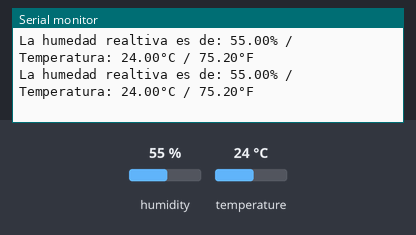
The sketch below on a simulated Arduino Uno, built with avr-gcc and run on an emulated ATmega328P. Parts: the last lines printed to the serial monitor. Inputs (shaded band) come from the test bench; at power-on: humidity 55 %, temperature 24 °C.

Above: at 2.8 s.
2.9 s: humidity set to 22 %
At 5.4 s:
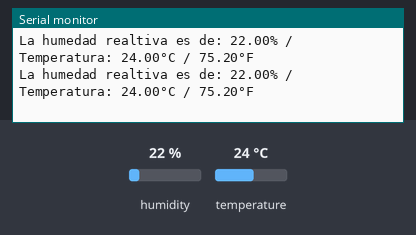
5.6 s: temperature set to 12 °C
At 6.9 s:
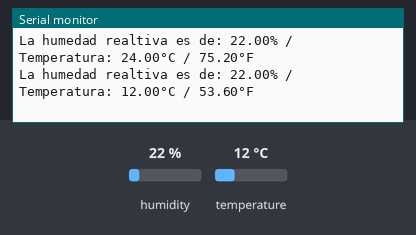
8.3 s: humidity set to 40 %
At 8.3 s:
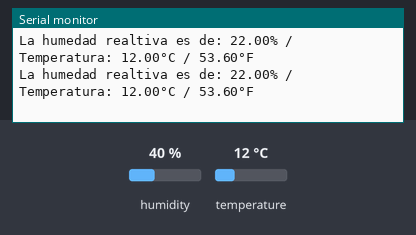
Timing chart, 0 to 11.3 s (numbered marks = the images above; inputs shaded):
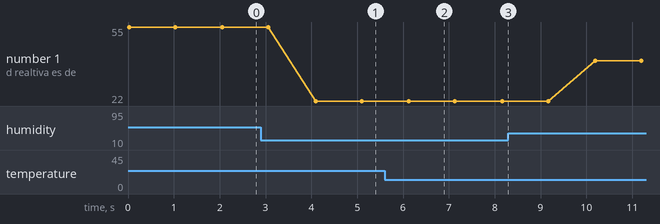

The sketch:

sketch_mar19a_Arduino.ino
```cpp
#include <DHT.h>
#include <DHT_U.h>
#define Type DHT11

int dt = 1000;
int pintemp = 2;
DHT HT(pintemp, Type);

float valhum;
float valtempC;
float valtempF;

void setup() {
  // put your setup code here, to run once:
  Serial.begin(9600);
  HT.begin();
}

void loop() {
  // put your main code here, to run repeatedly:
  valhum = HT.readHumidity();
  valtempC = HT.readTemperature();
  valtempF = HT.readTemperature(true);
  Serial.print("La humedad realtiva es de: ");
  Serial.print(valhum);
  Serial.print("% / Temperatura: ");
  Serial.print(valtempC);
  Serial.print("°C / ");
  Serial.print(valtempF);
  Serial.println("°F");
  delay(dt);
}
```

Measured:
- after the input at 2.9 s, the serial monitor: prints a new line after 1.2 s (image 1)
- after the input at 5.6 s, the serial monitor: prints a new line after 0.53 s (image 2)
- plotted number 1: 55 → 22 after the input at 2.9 s, 22 → 40 after the input at 8.3 s
